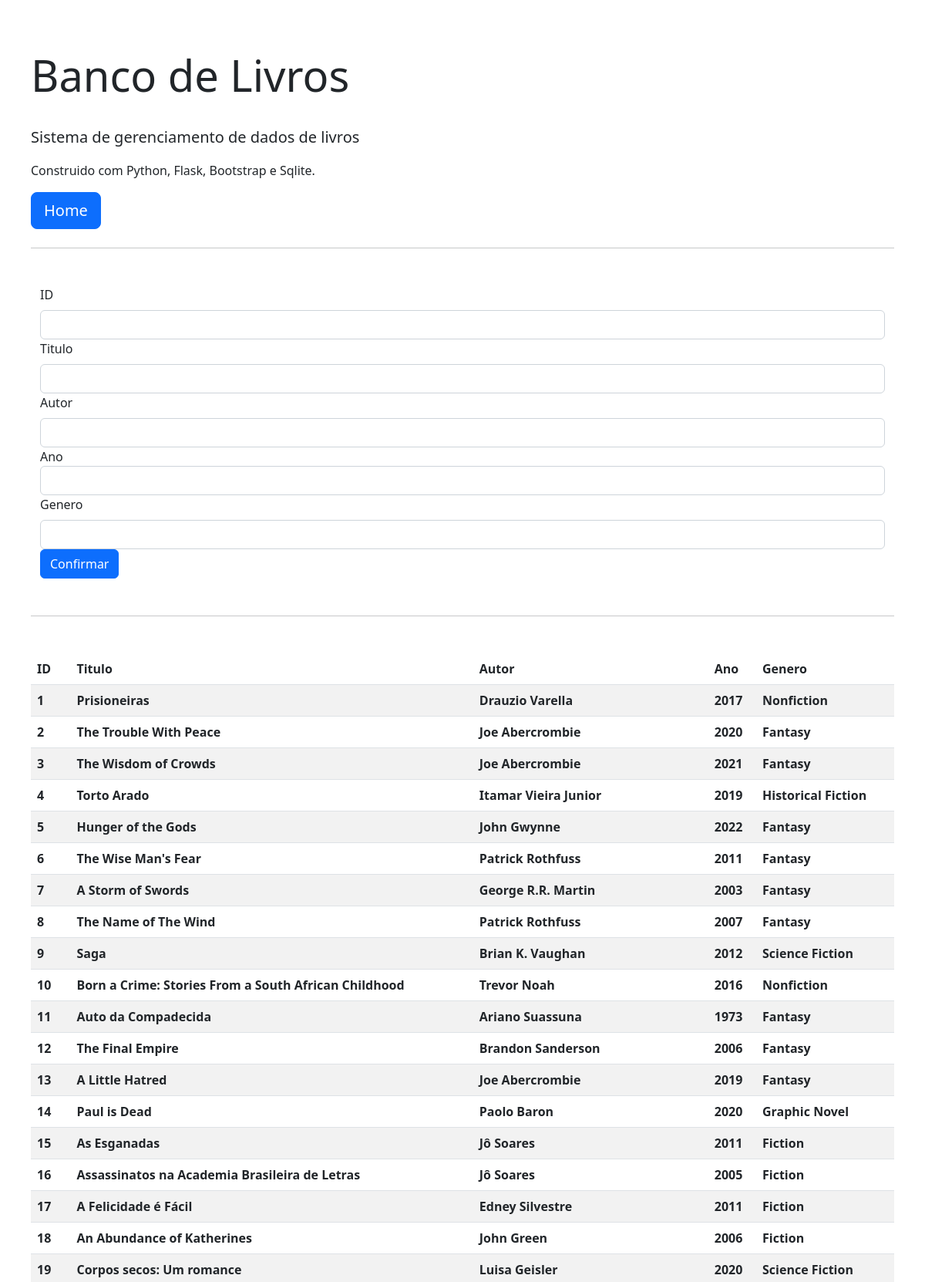
The page /update_book (upper part) on the database its author committed.
### tables this page shows
CREATE TABLE "books" (
"id" INTEGER PRIMARY KEY AUTOINCREMENT,
"titulo" TEXT NOT NULL,
"autor" TEXT,
"ano" INTEGER,
"genero" TEXT
);

### app.py (the view)
@app.route("/update_book", methods=['POST', 'GET'])
def update_book():
    if request.method=='POST':
        id=request.form['id']
        titulo=request.form['titulo']
        autor=request.form['autor']
        ano=request.form['ano']
        genero=request.form['genero']
        alter_book(id, titulo, autor, ano, genero)
        message = f"Livro alterado com sucesso!"
        return redirect(url_for("home",message=message))
    else:
        all_data = query_all_data()
        return render_template("update_book.html", all_data=all_data)

### app.py (called while the page is built)
def query_all_data():
    with sqlite3.connect(db_path) as connie:
        c = connie.cursor()
        c.execute("""
SELECT * FROM books
""")
        all_data = c.fetchall()
    return(all_data)

### templates/update_book.html (shortened to what this page needs)
<!DOCTYPE html>
<html lang="en">
    <head>
        <link href="https://cdn.jsdelivr.net/npm/bootstrap@5.2.2/dist/css/bootstrap.min.css" rel="stylesheet">
    </head>
    <body style="margin:30px;padding:10px">
        <br>
        <div class="jumbotron">
        <h1 class="display-4">Banco de Livros</h1>
        <br>
        <p class="lead">Sistema de gerenciamento de dados de livros</p>
        <p>Construido com Python, Flask, Bootstrap e Sqlite.</p>
        <a class="btn btn-primary btn-lg" href="{{ url_for('home') }}" role="button">Home</a>
        <hr class="my-4">
        <br>
        </div>
        <div class="container">
        <form action="http://127.0.0.1:5050/update_book" method="post">
            <div class="form-group">
                <label class="form-label">ID</label>
                <input class="form-control" id="id" name="id">
            </div>
            <div class="form-group">
                <label class="form-label">Titulo</label>
                <input class="form-control" id="titulo" name="titulo">
            </div>
            <div class="form-group">
                <label class="form-label">Autor</label>
                <input class="form-control" id="autor" name="autor">
            </div>
            <div class="form-group">
                <label" class="form-label">Ano</label>
                <input class="form-control" id="ano" name="ano">
            </div>
            <div class="form-group">
                <label class="form-label">Genero</label>
                <input  class="form-control" id="genero" name="genero">
            </div>
            <button type="submit" class="btn btn-primary">Confirmar</button>
        </form>
        </div>
        <br>
        <hr class="my-4">
        <br>
        <table class="table table-striped">
            <thead>
                <tr>
                <th scope="col">ID</th>
                <th scope="col">Titulo</th>
                <th scope="col">Autor</th>
                <th scope="col">Ano</th>
                <th scope="col">Genero</th>
                </tr>
            </thead>
            <tbody>
                {% for row in all_data %}
                <tr>
                {% for col in row %}
                <th scope="row">{{col}}</th>
                {% endfor %}
                </tr>
                {% endfor %}
            </tbody>
        </table>
    </body>
</html>

### rows shown on the page
books: row "1", titulo "Prisioneiras", autor "Drauzio Varella", ano "2017", genero "Nonfiction"
books: row "2", titulo "The Trouble With Peace", autor "Joe Abercrombie", ano "2020", genero "Fantasy"
books: row "3", titulo "The Wisdom of Crowds", autor "Joe Abercrombie", ano "2021", genero "Fantasy"
books: row "4", titulo "Torto Arado", autor "Itamar Vieira Junior", ano "2019", genero "Historical Fiction"
books: row "5", titulo "Hunger of the Gods", autor "John Gwynne", ano "2022", genero "Fantasy"
books: row "6", titulo "The Wise Man's Fear", autor "Patrick Rothfuss", ano "2011", genero "Fantasy"
books: row "7", titulo "A Storm of Swords", autor "George R.R. Martin", ano "2003", genero "Fantasy"
books: row "8", titulo "The Name of The Wind", autor "Patrick Rothfuss", ano "2007", genero "Fantasy"
books: row "9", titulo "Saga", autor "Brian K. Vaughan", ano "2012", genero "Science Fiction"
books: row "10", titulo "Born a Crime: Stories From a South African Childhood", autor "Trevor Noah", ano "2016", genero "Nonfiction"
books: row "11", titulo "Auto da Compadecida", autor "Ariano Suassuna", ano "1973", genero "Fantasy"
books: row "12", titulo "The Final Empire", autor "Brandon Sanderson", ano "2006", genero "Fantasy"
books: row "13", titulo "A Little Hatred", autor "Joe Abercrombie", ano "2019", genero "Fantasy"
books: row "14", titulo "Paul is Dead", autor "Paolo Baron", ano "2020", genero "Graphic Novel"
books: row "15", titulo "As Esganadas", autor "Jô Soares", ano "2011", genero "Fiction"
books: row "16", titulo "Assassinatos na Academia Brasileira de Letras", autor "Jô Soares", ano "2005", genero "Fiction"
books: row "17", titulo "A Felicidade é Fácil", autor "Edney Silvestre", ano "2011", genero "Fiction"
books: row "18", titulo "An Abundance of Katherines", autor "John Green", ano "2006", genero "Fiction"
books: row "19", titulo "Corpos secos: Um romance", autor "Luisa Geisler", ano "2020", genero "Science Fiction"
